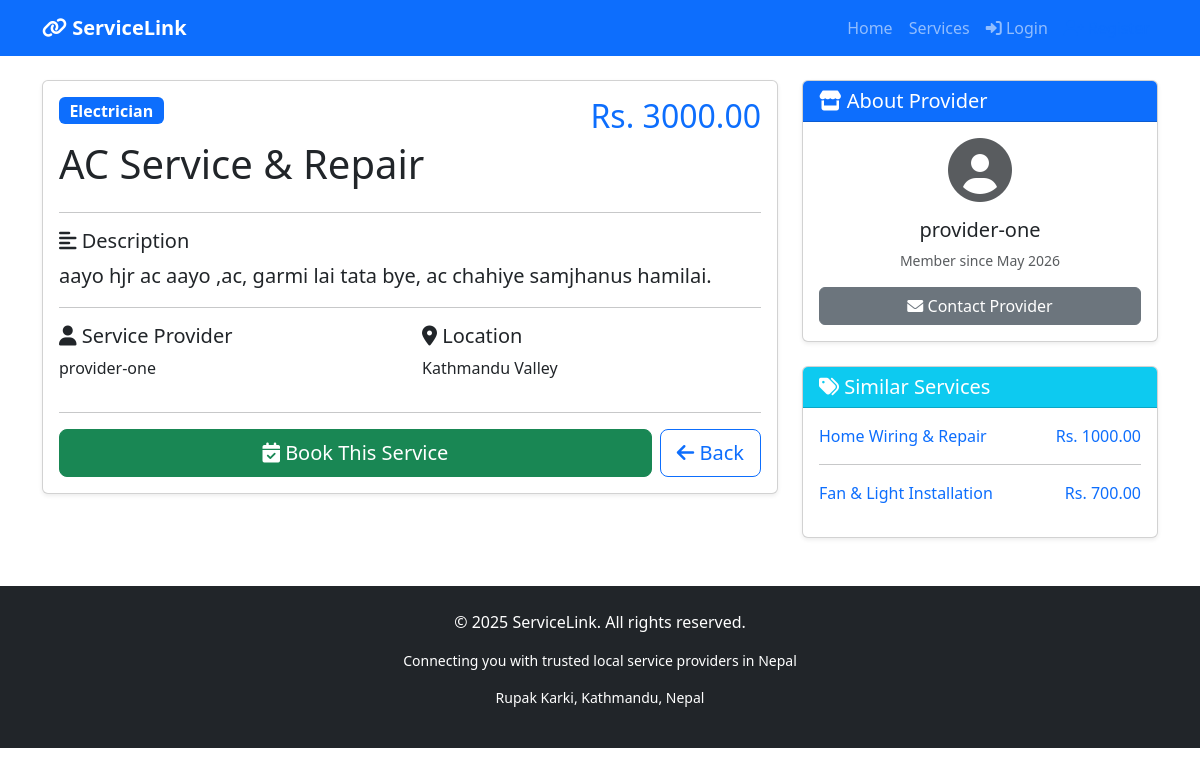
The page /services/6/ on the database its author committed.
### services/models.py (models this page shows, shortened)
class Service(models.Model):
    title = models.CharField(max_length=200)
    description = models.TextField()
    price = models.DecimalField(max_digits=10, decimal_places=2)
    category = models.ForeignKey(Category, on_delete=models.CASCADE)
    provider = models.ForeignKey(User, on_delete=models.CASCADE, related_name='services')
    image = models.ImageField(upload_to='services/', blank=True, null=True)
    location = models.CharField(max_length=200, blank=True)
    is_available = models.BooleanField(default=True)
    created_at = models.DateTimeField(auto_now_add=True)

class Category(models.Model):
    name = models.CharField(max_length=100)
    slug = models.SlugField(unique=True)
    icon = models.CharField(max_length=50, blank=True, help_text="FontAwesome icon class")
    class Meta:
        verbose_name = "Category"
        verbose_name_plural = "Categories"

### services/views.py (the view)
# urls.py: path('<int:pk>/', views.service_detail, name='service_detail'),
def service_detail(request, pk):
    service = get_object_or_404(Service, pk=pk, is_available=True)
    related_services = Service.objects.filter(
        category=service.category,
        is_available=True
    ).exclude(pk=pk)[:3]  # Show max 3 related services
    context = {
        'service': service,
        'related_services': related_services,
    }
    return render(request, 'services/service_detail.html', context)

### services/templates/services/service_detail.html (shortened to what this page needs)
{% extends 'base.html' %}
{% block content %}
<div class="container mt-4">
    <div class="row">
        <div class="col-md-8">
            <div class="card shadow-sm">
                <div class="card-body">
                    <div class="d-flex justify-content-between align-items-start mb-3">
                        <div>
                            <span class="badge bg-primary fs-6">{{ service.category.name }}</span>
                            <h1 class="mt-3">{{ service.title }}</h1>
                        </div>
                        <h2 class="text-primary">Rs. {{ service.price }}</h2>
                    </div>
                    <hr>
                    <h5><i class="fas fa-align-left"></i> Description</h5>
                    <p class="lead">{{ service.description }}</p>
                    <hr>
                    <div class="row mt-3">
                        <div class="col-md-6">
                            <h5><i class="fas fa-user"></i> Service Provider</h5>
                            <p>{{ service.provider.username }}</p>
                        </div>
                        <div class="col-md-6">
                            <h5><i class="fas fa-map-marker-alt"></i> Location</h5>
                            <p>{{ service.location|default:"Online service available" }}</p>
                        </div>
                    </div>
                    <hr>
                    <div class="d-flex gap-2">
                        <a href="{% url 'book_service' service.id %}" class="btn btn-success btn-lg      flex-grow-1">
                                  <i class="fas fa-calendar-check"></i> Book This Service
                        </a>
                        <button class="btn btn-outline-primary btn-lg" onclick="window.history.back()">
                            <i class="fas fa-arrow-left"></i> Back
                        </button>
                    </div>
                </div>
            </div>
        </div>
        <div class="col-md-4">
            <div class="card shadow-sm mb-4">
                <div class="card-header bg-primary text-white">
                    <h5 class="mb-0"><i class="fas fa-store"></i> About Provider</h5>
                </div>
                <div class="card-body text-center">
                    <i class="fas fa-user-circle fa-4x text-muted mb-3"></i>
                    <h5>{{ service.provider.username }}</h5>
                    <p class="text-muted small">Member since {{ service.provider.date_joined|date:"F Y" }}</p>
                    <button class="btn btn-secondary w-100" onclick="alert('Contact feature coming soon!')">
                        <i class="fas fa-envelope"></i> Contact Provider
                    </button>
                </div>
            </div>
            {% if related_services %}
            <div class="card shadow-sm">
                <div class="card-header bg-info text-white">
                    <h5 class="mb-0"><i class="fas fa-tags"></i> Similar Services</h5>
                </div>
                <div class="card-body">
                    {% for related in related_services %}
                    <div class="mb-3">
                        <a href="{% url 'service_detail' related.id %}" class="text-decoration-none">
                            <div class="d-flex justify-content-between">
                                <span>{{ related.title|truncatechars:25 }}</span>
                                <span class="text-primary">Rs. {{ related.price }}</span>
                            </div>
                        </a>
                    </div>
                    {% if not forloop.last %}<hr>{% endif %}
                    {% endfor %}
                </div>
            </div>
            {% endif %}
        </div>
    </div>
</div>
{% endblock %}

### rows shown on the page
Service: category.name "Electrician", title "AC Service & Repair", price "3000.00", description "aayo hjr ac aayo ,ac, garmi lai tata bye, ac chahiye samjhanus hamilai.", provider.username "provider-one", location "Kathmandu Valley", provider.date_joined "May 2026"
Service: title "Home Wiring & Repair", price "1000.00"
Service: title "Fan & Light Installation", price "700.00"
